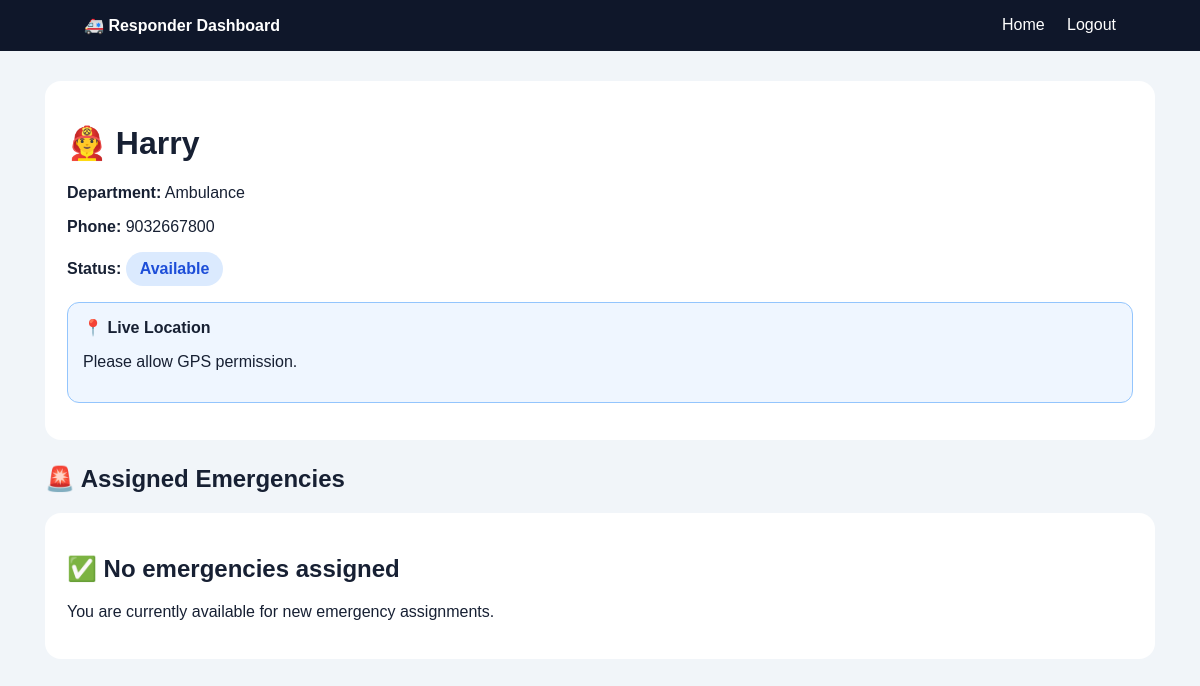
The app's page /responder/dashboard (signed in) with its own data.
### tables this page shows
CREATE TABLE responders (
            id INTEGER PRIMARY KEY AUTOINCREMENT,

            name TEXT NOT NULL,

            department TEXT NOT NULL,

            phone TEXT NOT NULL,

            status TEXT NOT NULL DEFAULT 'Available'
        , created_at TEXT, latitude REAL, longitude REAL, login_username TEXT, login_password TEXT, location_sharing INTEGER DEFAULT 0, last_location_at TEXT, "email" TEXT, "username" TEXT, "password" TEXT, "type" TEXT, "specialization" TEXT, "availability" TEXT DEFAULT 'Available');

### app.py (the view)
@app.route(
    "/responder/dashboard"
)
@responder_required
def responder_dashboard():
    responder_id = session.get(
        "responder_id"
    )
    conn = get_db()
    responder = conn.execute(
        """
        SELECT *
        FROM responders
        WHERE id = ?
        """,
        (
            responder_id,
        )
    ).fetchone()
    emergencies = conn.execute(
        """
        SELECT DISTINCT e.*
        FROM emergencies e
        LEFT JOIN emergency_responders er
            ON er.emergency_id = e.id
        WHERE
            e.responder_id = ?
            OR er.responder_id = ?
        ORDER BY e.id DESC
        """,
        (
            responder_id,
            responder_id
        )
    ).fetchall()
    conn.close()
    return render_template(
        "responder_dashboard.html",
        responder=responder,
        emergencies=emergencies
    )

### app.py (called while the page is built)
def get_db():
    conn = sqlite3.connect(
        DATABASE
    )
    conn.row_factory = sqlite3.Row
    return conn

def responder_required(function):
    @wraps(function)
    def wrapper(*args, **kwargs):
        if session.get("role") != "responder":
            return redirect(
                url_for("login")
            )
        return function(
            *args,
            **kwargs
        )
    return wrapper

### templates/responder_dashboard.html (shortened to what this page needs)
<!DOCTYPE html>
<html lang="en">
<head>
</head>
<body>
<nav>
<strong>🚑 Responder Dashboard</strong>
<div>
<a href="{{ url_for('home') }}">Home</a>
<a href="{{ url_for('logout') }}">Logout</a>
</div>
</nav>
<div class="container">
<div class="profile">
<h1>
👨‍🚒 {{ responder.name }}
</h1>
<p>
<strong>Department:</strong>
{{ responder.department }}
</p>
<p>
<strong>Phone:</strong>
{{ responder.phone }}
</p>
<p>
<strong>Status:</strong>
<span class="status">
{{ responder.status }}
</span>
</p>
<div class="location">
<strong>📍 Live Location</strong>
<p id="locationStatus">
</p>
</div>
</div>
<h2>🚨 Assigned Emergencies</h2>
{% if emergencies %}
{% for emergency in emergencies %}
<div class="emergency
{% if emergency.status in ['Assigned','Accepted','On the Way'] %}
active
{% endif %}
">
<h2>
🚨 Emergency #{{ emergency.id }}
</h2>
<p>
<span class="status">
{{ emergency.status }}
</span>
</p>
<div class="grid">
<div class="info">
<div class="label">
Emergency Type
</div>
<div class="value">
{{ emergency.emergency_type }}
</div>
</div>
<div class="info">
<div class="label">
Severity
</div>
<div class="value">
{{ emergency.severity }}
</div>
</div>
<div class="info">
<div class="label">
Reporter Name
</div>
<div class="value">
{{ emergency.name }}
</div>
</div>
<div class="info">
<div class="label">
Reporter Phone
</div>
<div class="value">
{{ emergency.phone }}
</div>
</div>
<div class="info">
<div class="label">
Location
</div>
<div class="value">
{{ emergency.address or emergency.location }}
</div>
</div>
<div class="info">
<div class="label">
Reported At
</div>
<div class="value">
{{ emergency.created_at }}
</div>
</div>
</div>
<p>
<strong>Description:</strong>
<br>
{{ emergency.description or "No description." }}
</p>
{% if emergency.latitude and emergency.longitude %}
<a class="btn map"
   target="_blank"
   href="https://www.google.com/maps/dir/?api=1&destination={{ emergency.latitude }},{{ emergency.longitude }}">
📍 Navigate to Emergency
</a>
{% endif %}
{% if emergency.phone %}
<a class="btn accept"
   href="tel:{{ emergency.phone }}">
📞 Call Reporter
</a>
{% endif %}
<form method="POST"
      action="{{ url_for('responder_status', emergency_id=emergency.id) }}">
<label>
Update Emergency Status
</label>
<select name="status">
<option value="Accepted"
{% if emergency.status == "Accepted" %}selected{% endif %}>
Accepted
</option>
<option value="On the Way"
{% if emergency.status == "On the Way" %}selected{% endif %}>
On the Way
</option>
<option value="Reached"
{% if emergency.status == "Reached" %}selected{% endif %}>
Reached
</option>
<option value="Completed"
{% if emergency.status == "Completed" %}selected{% endif %}>
Completed
</option>
</select>
<textarea name="note"
placeholder="Optional note..."></textarea>
<button type="submit">
Update Status
</button>
</form>
</div>
{% endfor %}
{% else %}
<div class="profile">
<h2>✅ No emergencies assigned</h2>
<p>
You are currently available for new emergency assignments.
</p>
</div>
{% endif %}
</div>
</body>
</html>

### templates/responder_dashboard.html (style rules this page uses)
* { box-sizing: border-box; }
body { margin: 0; font-family: Arial, sans-serif; background: #f1f5f9; color: #172033; }
nav { background: #0f172a; color: white; padding: 16px 7%; display: flex; justify-content: space-between; }
nav a { color: white; text-decoration: none; margin-left: 18px; }
.container { max-width: 1150px; margin: 30px auto; padding: 0 20px; }
.profile { background: white; padding: 22px; border-radius: 16px; margin-bottom: 25px; }
.status { display: inline-block; background: #dbeafe; color: #1d4ed8; padding: 8px 14px; border-radius: 20px; font-weight: bold; }
.location { background: #eff6ff; border: 1px solid #93c5fd; padding: 15px; border-radius: 12px; margin: 15px 0; }

### records on screen
responders: name "Harry", department "Ambulance", phone "9032667800", status "Available"
